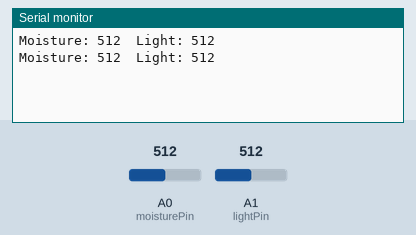
Simulated run of this sketch. Board: Arduino Uno, built with avr-gcc and run on an emulated ATmega328P. Parts: the last lines printed to the serial monitor. The test bench sets the inputs (shaded band); at power-on: A0 (moisturePin) = 512, A1 (lightPin) = 512.

Above: at 1.8 s.
1.9 s: A0 (moisturePin) set to 716
At 2.8 s:
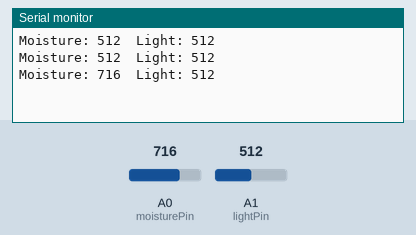
3.4 s: A1 (lightPin) set to 716
At 4.5 s:
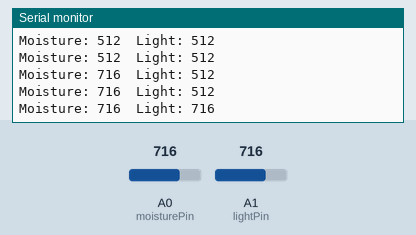
4.9 s: A0 (moisturePin) set to 900
At 5.8 s:
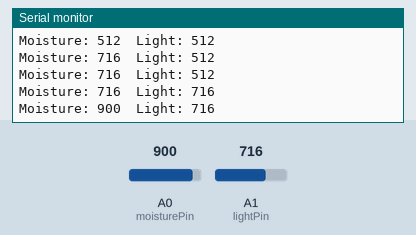
6.4 s: A1 (lightPin) set to 900
At 7.8 s:
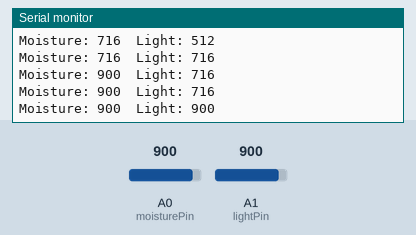
Timing chart, 0 to 8.9 s (numbered marks = the images above; inputs shaded):
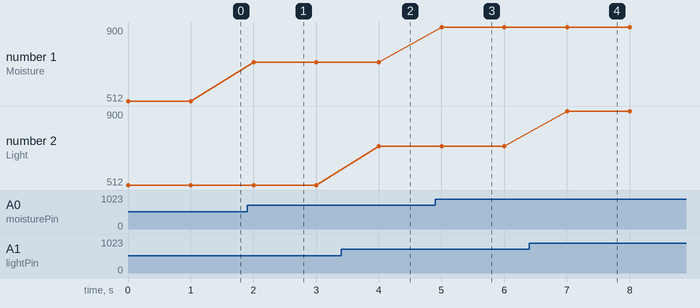

Measured:
- after the input at 1.9 s, the serial monitor: prints a new line after 0.10 s (image 1)
- after the input at 3.4 s, the serial monitor: prints a new line after 0.60 s (image 2)
- after the input at 4.9 s, the serial monitor: prints a new line after 0.10 s (image 3)
- after the input at 6.4 s, the serial monitor: prints a new line after 0.61 s (image 4)
- plotted number 1: 512 → 716 after the input at 1.9 s, 716 → 900 after the input at 4.9 s

The sketch:

sketch_may26b.ino
```cpp
// Pin connections
const int moisturePin = A0;      // Analog input pin for moisture sensor
const int lightPin = A1;         // Analog input pin for light sensor

void setup() {
  Serial.begin(9600);             // Initialize serial communication
  pinMode(moisturePin, INPUT);    // Set moisture pin as input
  pinMode(lightPin, INPUT);       // Set light pin as input
}

void loop() {
  // Read sensor values
  int moistureValue = analogRead(moisturePin);
  int lightValue = analogRead(lightPin);

  // Print sensor readings
  Serial.print("Moisture: ");
  Serial.print(moistureValue);
  Serial.print("\tLight: ");
  Serial.println(lightValue);

  delay(1000);  // Delay between readings (adjust as needed)
}
```
